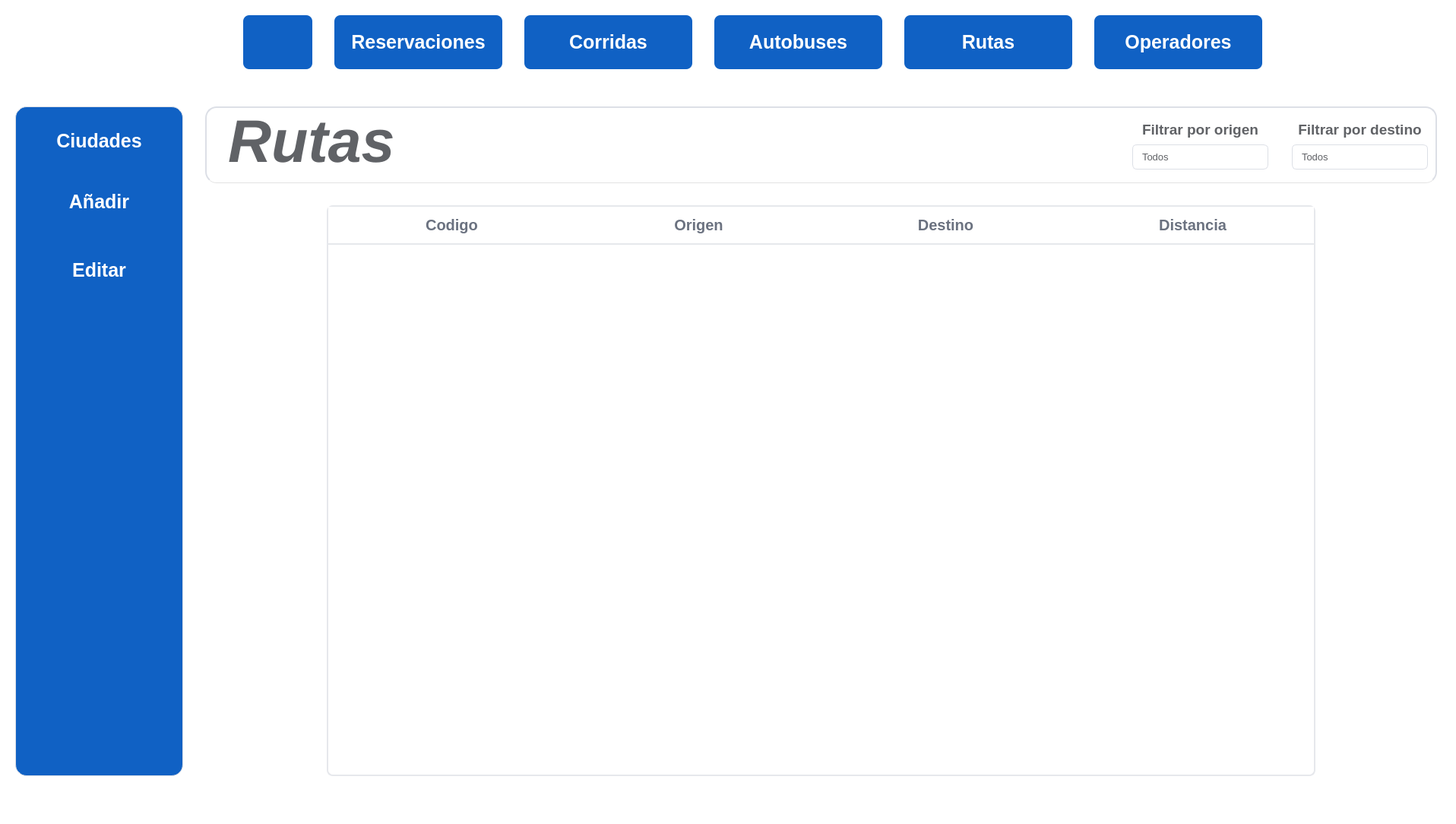
<?xml version="1.0" encoding="UTF-8"?>
<ui version="4.0">
 <class>Form</class>
 <widget class="QWidget" name="Form">
  <property name="geometry">
   <rect>
    <x>0</x>
    <y>0</y>
    <width>1916</width>
    <height>1084</height>
   </rect>
  </property>
  <property name="windowTitle">
   <string>Form</string>
  </property>
  <property name="styleSheet">
   <string notr="true">background-color: rgb(255, 255, 255);</string>
  </property>
  <widget class="QWidget" name="widget" native="true">
   <property name="geometry">
    <rect>
     <x>0</x>
     <y>120</y>
     <width>1920</width>
     <height>971</height>
    </rect>
   </property>
   <property name="styleSheet">
    <string notr="true">background-color: rgb(255, 255, 255);</string>
   </property>
   <widget class="QWidget" name="widget_opbotones" native="true">
    <property name="geometry">
     <rect>
      <x>20</x>
      <y>20</y>
      <width>221</width>
      <height>881</height>
     </rect>
    </property>
    <property name="styleSheet">
     <string notr="true">

background-color: #1061C4;
border: 1px solid #dcdfe6;
border-radius: 15px;
gridline-color: #e0e0e0;
outline: none;
color: #606266;

</string>
    </property>
    <widget class="QPushButton" name="boton_agregaruta">
     <property name="geometry">
      <rect>
       <x>10</x>
       <y>90</y>
       <width>201</width>
       <height>71</height>
      </rect>
     </property>
     <property name="font">
      <font>
       <pointsize>-1</pointsize>
       <bold>true</bold>
      </font>
     </property>
     <property name="styleSheet">
      <string notr="true">QPushButton{
	background: #1061C4;
	color:WHITE;
	border:none;
	border-radius: 8px;
	font-weight: bold;
	font-size: 25px;
}

QPushButton:hover {
    background-color: #0D4FAB;    
}

QPushButton:pressed {
    background-color: #0A3F8A;     
}</string>
     </property>
     <property name="text">
      <string>Añadir</string>
     </property>
     <property name="iconSize">
      <size>
       <width>30</width>
       <height>30</height>
      </size>
     </property>
    </widget>
    <widget class="QPushButton" name="boton_editaruta">
     <property name="geometry">
      <rect>
       <x>10</x>
       <y>180</y>
       <width>201</width>
       <height>71</height>
      </rect>
     </property>
     <property name="font">
      <font>
       <pointsize>-1</pointsize>
       <bold>true</bold>
      </font>
     </property>
     <property name="styleSheet">
      <string notr="true">QPushButton{
	background: #1061C4;
	color:WHITE;
	border:none;
	border-radius: 8px;
	font-weight: bold;
	font-size: 25px;
}

QPushButton:hover {
    background-color: #0D4FAB;    
}

QPushButton:pressed {
    background-color: #0A3F8A;     
}</string>
     </property>
     <property name="text">
      <string>Editar</string>
     </property>
     <property name="iconSize">
      <size>
       <width>30</width>
       <height>30</height>
      </size>
     </property>
    </widget>
    <widget class="QPushButton" name="boton_ciudades">
     <property name="geometry">
      <rect>
       <x>10</x>
       <y>10</y>
       <width>201</width>
       <height>71</height>
      </rect>
     </property>
     <property name="font">
      <font>
       <pointsize>-1</pointsize>
       <bold>true</bold>
      </font>
     </property>
     <property name="styleSheet">
      <string notr="true">QPushButton{
	background: #1061C4;
	color:WHITE;
	border:none;
	border-radius: 8px;
	font-weight: bold;
	font-size: 25px;
}

QPushButton:hover {
    background-color: #0D4FAB;    
}

QPushButton:pressed {
    background-color: #0A3F8A;     
}</string>
     </property>
     <property name="text">
      <string>Ciudades</string>
     </property>
     <property name="iconSize">
      <size>
       <width>30</width>
       <height>30</height>
      </size>
     </property>
    </widget>
   </widget>
   <widget class="QTableWidget" name="QtableWidget_rutas">
    <property name="geometry">
     <rect>
      <x>430</x>
      <y>150</y>
      <width>1301</width>
      <height>751</height>
     </rect>
    </property>
    <property name="font">
     <font>
      <pointsize>-1</pointsize>
      <bold>true</bold>
     </font>
    </property>
    <property name="layoutDirection">
     <enum>Qt::LayoutDirection::LeftToRight</enum>
    </property>
    <property name="styleSheet">
     <string notr="true">QTableView {
    background: #ffffff;
    border: 2px solid #e6e8ec;
    border-radius: 8px;
    gridline-color: #f1f1f3;
    selection-background-color: #e8f0fe;
    selection-color: #1a1a1a;
    font-size: 18px;
    color: #333;
    alternate-background-color: #fafbff;
    show-grid: false;
}

QTableView::item {
    padding: 8px 12px;
    border: 0px;
}

QTableView::item:hover {
    background: #f5f8ff;
}

QTableView::item:selected {
    background: #e2edff;
    color: #1a1a1a;
}

QHeaderView::section {
    background: #ffffff;
    color: #6b7280;
    padding: 10px 12px;
    border: 0;
    border-bottom: 2px solid #e6e8ec;
    font-size: 20px;
    font-weight: 600;
}

QHeaderView::section:hover {
    background: #f7f9fc;
}

QHeaderView {
    background: #ffffff;
    border: 0;
}

QTableView::indicator {
    width: 18px;
    height: 18px;
}

QHeaderView::section:first {
    border-top-left-radius: 15px;
}

QHeaderView::section:last {
    border-top-right-radius: 15px;
}


QScrollBar:vertical {
    background: transparent;
    width: 10px;
    margin: 0px;
}

QScrollBar::handle:vertical {
    background: #cfd3da;
    min-height: 25px;
    border-radius: 5px;
}

QScrollBar::handle:vertical:hover {
    background: #b5bac4;
}

QScrollBar::add-line,
QScrollBar::sub-line {
    background: none;
    height: 0px;
}
</string>
    </property>
    <property name="verticalScrollBarPolicy">
     <enum>Qt::ScrollBarPolicy::ScrollBarAlwaysOff</enum>
    </property>
    <property name="horizontalScrollBarPolicy">
     <enum>Qt::ScrollBarPolicy::ScrollBarAlwaysOff</enum>
    </property>
    <property name="sizeAdjustPolicy">
     <enum>QAbstractScrollArea::SizeAdjustPolicy::AdjustIgnored</enum>
    </property>
    <attribute name="horizontalHeaderVisible">
     <bool>true</bool>
    </attribute>
    <attribute name="horizontalHeaderCascadingSectionResizes">
     <bool>false</bool>
    </attribute>
    <attribute name="horizontalHeaderDefaultSectionSize">
     <number>325</number>
    </attribute>
    <attribute name="horizontalHeaderHighlightSections">
     <bool>false</bool>
    </attribute>
    <attribute name="verticalHeaderVisible">
     <bool>false</bool>
    </attribute>
    <column>
     <property name="text">
      <string>Codigo</string>
     </property>
     <property name="font">
      <font>
       <bold>true</bold>
      </font>
     </property>
    </column>
    <column>
     <property name="text">
      <string>Origen</string>
     </property>
     <property name="font">
      <font>
       <bold>true</bold>
      </font>
     </property>
    </column>
    <column>
     <property name="text">
      <string>Destino</string>
     </property>
     <property name="font">
      <font>
       <bold>true</bold>
      </font>
     </property>
    </column>
    <column>
     <property name="text">
      <string>Distancia</string>
     </property>
     <property name="font">
      <font>
       <bold>true</bold>
      </font>
     </property>
    </column>
   </widget>
   <widget class="QWidget" name="widget_opfiltro" native="true">
    <property name="geometry">
     <rect>
      <x>270</x>
      <y>20</y>
      <width>1621</width>
      <height>101</height>
     </rect>
    </property>
    <property name="styleSheet">
     <string notr="true">background-color: #ffffff;
border: 2px solid #dcdfe6;
border-radius: 15px;
gridline-color: #e0e0e0;
outline: none;
color: #606266;
border-radius: 15px;
border-bottom: 1px solid #E3E3E3;

</string>
    </property>
    <widget class="QLabel" name="label_estatico_rutas">
     <property name="geometry">
      <rect>
       <x>30</x>
       <y>10</y>
       <width>231</width>
       <height>71</height>
      </rect>
     </property>
     <property name="font">
      <font>
       <pointsize>59</pointsize>
       <italic>true</italic>
       <bold>true</bold>
      </font>
     </property>
     <property name="styleSheet">
      <string notr="true">border:none

</string>
     </property>
     <property name="text">
      <string>Rutas</string>
     </property>
    </widget>
    <widget class="QLabel" name="label_estatico_forigen">
     <property name="geometry">
      <rect>
       <x>1220</x>
       <y>10</y>
       <width>179</width>
       <height>40</height>
      </rect>
     </property>
     <property name="font">
      <font>
       <pointsize>14</pointsize>
       <bold>true</bold>
      </font>
     </property>
     <property name="styleSheet">
      <string notr="true">border:none;


</string>
     </property>
     <property name="text">
      <string>Filtrar por origen</string>
     </property>
     <property name="alignment">
      <set>Qt::AlignmentFlag::AlignCenter</set>
     </property>
    </widget>
    <widget class="QComboBox" name="comboBox_forigen">
     <property name="geometry">
      <rect>
       <x>1220</x>
       <y>50</y>
       <width>179</width>
       <height>33</height>
      </rect>
     </property>
     <property name="styleSheet">
      <string notr="true">
QComboBox {
    background-color: #ffffff;
    border: 1px solid #dcdfe6;
    border-radius: 6px;
    padding: 6px 12px;
    font-size: 13px;
    color: #606266;
    min-height: 18px;
}

QComboBox:hover {
    border-color: #c0c4cc;
}

QComboBox:focus {
    border-color: #409eff;
}

QComboBox::drop-down {
    border: none;
    width: 25px;
}

QComboBox::down-arrow {
    image: none;
    border-left: 4px solid transparent;
    border-right: 4px solid transparent;
    border-top: 4px solid #909399;
}

QComboBox QAbstractItemView {
    border: 1px solid #dcdfe6;
    border-radius: 6px;
    background-color: white;
    outline: none;
    selection-background-color: #409eff;
    selection-color: white;
}
</string>
     </property>
     <item>
      <property name="text">
       <string>Todos</string>
      </property>
     </item>
     <item>
      <property name="text">
       <string>Tijuana</string>
      </property>
     </item>
     <item>
      <property name="text">
       <string>Mexicali</string>
      </property>
     </item>
     <item>
      <property name="text">
       <string>Ensenada</string>
      </property>
     </item>
     <item>
      <property name="text">
       <string>San Felipe</string>
      </property>
     </item>
     <item>
      <property name="text">
       <string>Tecate</string>
      </property>
     </item>
     <item>
      <property name="text">
       <string>San Quintin</string>
      </property>
     </item>
    </widget>
    <widget class="QLabel" name="label_estatico_fdestino">
     <property name="geometry">
      <rect>
       <x>1430</x>
       <y>10</y>
       <width>179</width>
       <height>40</height>
      </rect>
     </property>
     <property name="font">
      <font>
       <pointsize>14</pointsize>
       <bold>true</bold>
      </font>
     </property>
     <property name="styleSheet">
      <string notr="true">border:none;


</string>
     </property>
     <property name="text">
      <string>Filtrar por destino</string>
     </property>
     <property name="alignment">
      <set>Qt::AlignmentFlag::AlignCenter</set>
     </property>
    </widget>
    <widget class="QComboBox" name="comboBox_fdestino">
     <property name="geometry">
      <rect>
       <x>1430</x>
       <y>50</y>
       <width>179</width>
       <height>33</height>
      </rect>
     </property>
     <property name="styleSheet">
      <string notr="true">
QComboBox {
    background-color: #ffffff;
    border: 1px solid #dcdfe6;
    border-radius: 6px;
    padding: 6px 12px;
    font-size: 13px;
    color: #606266;
    min-height: 10px;
}

QComboBox:hover {
    border-color: #c0c4cc;
}

QComboBox:focus {
    border-color: #409eff;
}

QComboBox::drop-down {
    border: none;
    width: 25px;
}

QComboBox::down-arrow {
    image: none;
    border-left: 4px solid transparent;
    border-right: 4px solid transparent;
    border-top: 4px solid #909399;
}

QComboBox QAbstractItemView {
    border: 1px solid #dcdfe6;
    border-radius: 6px;
    background-color: white;
    outline: none;
    selection-background-color: #409eff;
    selection-color: white;
}
</string>
     </property>
     <item>
      <property name="text">
       <string>Todos</string>
      </property>
     </item>
     <item>
      <property name="text">
       <string>Tijuana</string>
      </property>
     </item>
     <item>
      <property name="text">
       <string>Mexicali</string>
      </property>
     </item>
     <item>
      <property name="text">
       <string>Ensenada</string>
      </property>
     </item>
     <item>
      <property name="text">
       <string>San Felipe</string>
      </property>
     </item>
     <item>
      <property name="text">
       <string>Tecate</string>
      </property>
     </item>
     <item>
      <property name="text">
       <string>San Quintin</string>
      </property>
     </item>
    </widget>
   </widget>
  </widget>
  <widget class="QWidget" name="header_autobuses" native="true">
   <property name="geometry">
    <rect>
     <x>0</x>
     <y>0</y>
     <width>1921</width>
     <height>111</height>
    </rect>
   </property>
   <property name="styleSheet">
    <string notr="true">QWidget {
    background: transparent;
    border: none;
    border-radius: 0px;
    padding: 0px;
    margin: 0px;
}</string>
   </property>
   <widget class="QPushButton" name="boton_rutas">
    <property name="geometry">
     <rect>
      <x>1190</x>
      <y>20</y>
      <width>221</width>
      <height>71</height>
     </rect>
    </property>
    <property name="font">
     <font>
      <pointsize>-1</pointsize>
      <bold>true</bold>
     </font>
    </property>
    <property name="styleSheet">
     <string notr="true">QPushButton{
	background: #1061C4;
	color:WHITE;
	border:none;
	border-radius: 8px;
	font-weight: bold;
	font-size:25px;
}

QPushButton:hover {
    background-color: #0D4FAB;    
}

QPushButton:pressed {
    background-color: #0A3F8A;     
}</string>
    </property>
    <property name="text">
     <string>Rutas</string>
    </property>
    <property name="icon">
     <iconset>
      <normaloff>recursos/recursos_empresa/entrega.png</normaloff>recursos/recursos_empresa/entrega.png</iconset>
    </property>
    <property name="iconSize">
     <size>
      <width>30</width>
      <height>30</height>
     </size>
    </property>
   </widget>
   <widget class="QPushButton" name="boton_corridas">
    <property name="geometry">
     <rect>
      <x>690</x>
      <y>20</y>
      <width>221</width>
      <height>71</height>
     </rect>
    </property>
    <property name="font">
     <font>
      <pointsize>-1</pointsize>
      <bold>true</bold>
     </font>
    </property>
    <property name="styleSheet">
     <string notr="true">QPushButton{
	background: #1061C4;
	color:WHITE;
	border:none;
	border-radius: 8px;
	font-weight: bold;
	font-size: 25px;
}

QPushButton:hover {
    background-color: #0D4FAB;    
}

QPushButton:pressed {
    background-color: #0A3F8A;     
}</string>
    </property>
    <property name="text">
     <string>Corridas</string>
    </property>
    <property name="icon">
     <iconset>
      <normaloff>recursos/recursos_empresa/calendario.png</normaloff>recursos/recursos_empresa/calendario.png</iconset>
    </property>
    <property name="iconSize">
     <size>
      <width>30</width>
      <height>30</height>
     </size>
    </property>
   </widget>
   <widget class="QPushButton" name="boton_operadores">
    <property name="geometry">
     <rect>
      <x>1440</x>
      <y>20</y>
      <width>221</width>
      <height>71</height>
     </rect>
    </property>
    <property name="font">
     <font>
      <pointsize>-1</pointsize>
      <bold>true</bold>
     </font>
    </property>
    <property name="styleSheet">
     <string notr="true">QPushButton{
	background: #1061C4;
	color:WHITE;
	border:none;
	border-radius: 8px;
	font-weight: bold;
	font-size: 25px;
}

QPushButton:hover {
    background-color: #0D4FAB;    
}

QPushButton:pressed {
    background-color: #0A3F8A;     
}</string>
    </property>
    <property name="text">
     <string>Operadores</string>
    </property>
    <property name="icon">
     <iconset>
      <normaloff>recursos/recursos_empresa/conductor.png</normaloff>recursos/recursos_empresa/conductor.png</iconset>
    </property>
    <property name="iconSize">
     <size>
      <width>30</width>
      <height>30</height>
     </size>
    </property>
   </widget>
   <widget class="QPushButton" name="boton_autobuses">
    <property name="geometry">
     <rect>
      <x>940</x>
      <y>20</y>
      <width>221</width>
      <height>71</height>
     </rect>
    </property>
    <property name="font">
     <font>
      <pointsize>-1</pointsize>
      <bold>true</bold>
     </font>
    </property>
    <property name="styleSheet">
     <string notr="true">QPushButton{
	background: #1061C4;
	color:WHITE;
	border:none;
	border-radius: 8px;
	font-weight: bold;
	font-size: 25px;
}

QPushButton:hover {
    background-color: #0D4FAB;    
}

QPushButton:pressed {
    background-color: #0A3F8A;     
}</string>
    </property>
    <property name="text">
     <string>Autobuses</string>
    </property>
    <property name="icon">
     <iconset>
      <normaloff>recursos/recursos_empresa/autobus.png</normaloff>recursos/recursos_empresa/autobus.png</iconset>
    </property>
    <property name="iconSize">
     <size>
      <width>30</width>
      <height>30</height>
     </size>
    </property>
   </widget>
   <widget class="QPushButton" name="boton_inicio">
    <property name="geometry">
     <rect>
      <x>320</x>
      <y>20</y>
      <width>91</width>
      <height>71</height>
     </rect>
    </property>
    <property name="font">
     <font>
      <pointsize>-1</pointsize>
      <bold>true</bold>
     </font>
    </property>
    <property name="styleSheet">
     <string notr="true">QPushButton{
	background: #1061C4;
	color:WHITE;
	border:none;
	border-radius: 8px;
	font-weight: bold;
	font-size: 25px;
}

QPushButton:hover {
    background-color: #0D4FAB;    
}

QPushButton:pressed {
    background-color: #0A3F8A;     
}</string>
    </property>
    <property name="text">
     <string/>
    </property>
    <property name="icon">
     <iconset>
      <normaloff>recursos/recursos_empresa/casa-silueta-negra-sin-puerta.png</normaloff>recursos/recursos_empresa/casa-silueta-negra-sin-puerta.png</iconset>
    </property>
    <property name="iconSize">
     <size>
      <width>30</width>
      <height>30</height>
     </size>
    </property>
   </widget>
   <widget class="QPushButton" name="boton_reservaciones">
    <property name="geometry">
     <rect>
      <x>440</x>
      <y>20</y>
      <width>221</width>
      <height>71</height>
     </rect>
    </property>
    <property name="font">
     <font>
      <pointsize>-1</pointsize>
      <bold>true</bold>
     </font>
    </property>
    <property name="styleSheet">
     <string notr="true">QPushButton{
	background: #1061C4;
	color:WHITE;
	border:none;
	border-radius: 8px;
	font-weight: bold;
	font-size: 25px;
}

QPushButton:hover {
    background-color: #0D4FAB;    
}

QPushButton:pressed {
    background-color: #0A3F8A;     
}</string>
    </property>
    <property name="text">
     <string>Reservaciones</string>
    </property>
    <property name="icon">
     <iconset>
      <normaloff>recursos/recursos_empresa/boleto.png</normaloff>recursos/recursos_empresa/boleto.png</iconset>
    </property>
    <property name="iconSize">
     <size>
      <width>30</width>
      <height>30</height>
     </size>
    </property>
   </widget>
   <widget class="QLabel" name="label">
    <property name="geometry">
     <rect>
      <x>30</x>
      <y>20</y>
      <width>211</width>
      <height>81</height>
     </rect>
    </property>
    <property name="styleSheet">
     <string notr="true">QLabel {
    background: transparent;
    border: none;
    border-radius: 0px;
    padding: 0px;
    margin: 0px;
}</string>
    </property>
    <property name="text">
     <string/>
    </property>
    <property name="pixmap">
     <pixmap>recursos/recursos_empresa/logo.png</pixmap>
    </property>
    <property name="scaledContents">
     <bool>true</bool>
    </property>
   </widget>
  </widget>
 </widget>
 <resources/>
 <connections/>
</ui>
